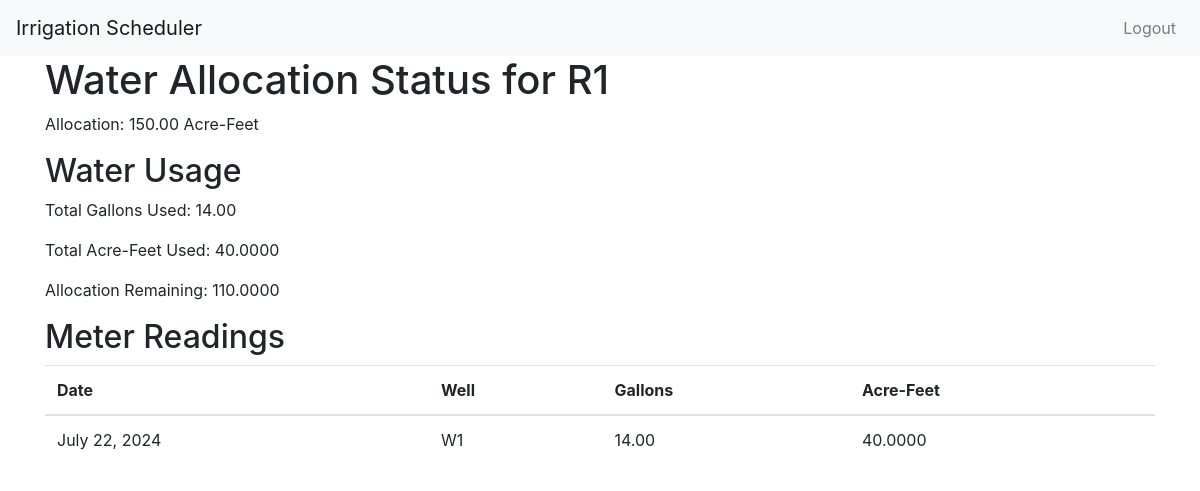
The app's page /scheduler/ranch/6/allocation-status/ (signed in) with its own data.
### scheduler/models.py (models this page shows, shortened)
class Ranch(models.Model):
    name = models.CharField(max_length=100)
    allocation = models.DecimalField(max_digits=10, decimal_places=2)

class WaterMeterReading(models.Model):
    ranch = models.ForeignKey(Ranch, on_delete=models.CASCADE, related_name='water_meter_readings')
    well = models.ForeignKey(Well, on_delete=models.CASCADE, related_name='water_meter_readings', null=True, blank=True)
    date = models.DateField()
    gallons = models.DecimalField(max_digits=15, decimal_places=2, null=True, blank=True)
    acre_feet = models.DecimalField(max_digits=10, decimal_places=4, null=True, blank=True)

class Well(models.Model):
    name = models.CharField(max_length=100)
    ranch = models.ForeignKey(Ranch, on_delete=models.CASCADE, related_name='wells')
    gpm = models.DecimalField(max_digits=10, decimal_places=2, default=0.0)

### scheduler/views.py (the view)
# urls.py: path('ranch/<int:ranch_id>/allocation-status/', views.ranch_allocation_status, name='ranch_allocation_status'),
@login_required
def ranch_allocation_status(request, ranch_id):
    ranch = Ranch.objects.get(id=ranch_id)
    readings = WaterMeterReading.objects.filter(ranch=ranch).order_by('-date')
    total_gallons = sum(r.gallons for r in readings if r.gallons is not None)
    total_acre_feet = sum(r.acre_feet for r in readings if r.acre_feet is not None)
    return render(request, 'scheduler/ranch_allocation_status.html', {
        'ranch': ranch,
        'readings': readings,
        'total_gallons': total_gallons,
        'total_acre_feet': total_acre_feet,
        'allocation_remaining': ranch.allocation - total_acre_feet
    })

### scheduler/templates/scheduler/ranch_allocation_status.html
{% extends "base_generic.html" %}
{% block content %}
<h1>Water Allocation Status for {{ ranch.name }}</h1>
<p>Allocation: {{ ranch.allocation }} Acre-Feet</p>
<h2>Water Usage</h2>
<p>Total Gallons Used: {{ total_gallons }}</p>
<p>Total Acre-Feet Used: {{ total_acre_feet }}</p>
<p>Allocation Remaining: {{ allocation_remaining }}</p>
<h2>Meter Readings</h2>
<table class="table">
    <thead>
        <tr>
            <th>Date</th>
            <th>Well</th>
            <th>Gallons</th>
            <th>Acre-Feet</th>
        </tr>
    </thead>
    <tbody>
        {% for reading in readings %}
        <tr>
            <td>{{ reading.date }}</td>
            <td>{% if reading.well %}{{ reading.well.name }}{% else %}N/A{% endif %}</td>
            <td>{{ reading.gallons }}</td>
            <td>{{ reading.acre_feet }}</td>
        </tr>
        {% endfor %}
    </tbody>
</table>
{% endblock %}

### records on screen
Ranch: name "R1", allocation "150.00"
WaterMeterReading: date "July 22, 2024", well.name "W1", gallons "14.00", acre_feet "40.0000"

### other values on screen
{{ total_gallons }} "14.00"
{{ total_acre_feet }} "40.0000"
{{ allocation_remaining }} "110.0000"
